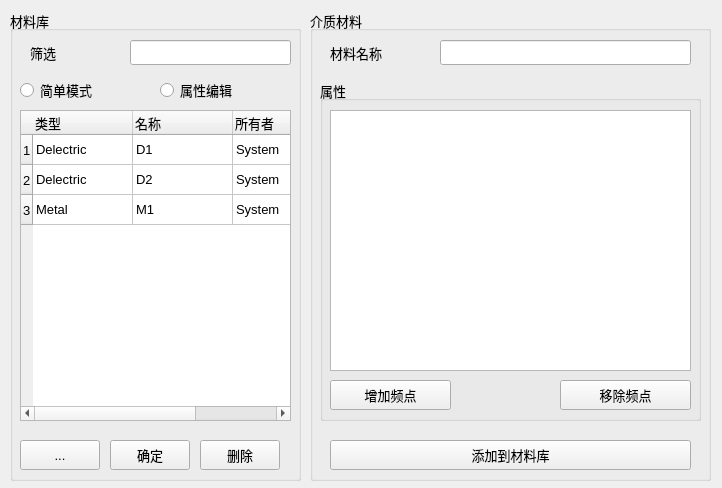
<?xml version="1.0" encoding="UTF-8"?>
<ui version="4.0">
 <class>frmMediaLIbrary</class>
 <widget class="QMainWindow" name="frmMediaLIbrary">
  <property name="geometry">
   <rect>
    <x>0</x>
    <y>0</y>
    <width>722</width>
    <height>488</height>
   </rect>
  </property>
  <property name="font">
   <font>
    <pointsize>10</pointsize>
   </font>
  </property>
  <property name="windowTitle">
   <string>材料管理</string>
  </property>
  <property name="iconSize">
   <size>
    <width>18</width>
    <height>18</height>
   </size>
  </property>
  <widget class="QWidget" name="centralwidget">
   <widget class="QGroupBox" name="groupMediaList">
    <property name="geometry">
     <rect>
      <x>10</x>
      <y>10</y>
      <width>291</width>
      <height>471</height>
     </rect>
    </property>
    <property name="title">
     <string>材料库</string>
    </property>
    <widget class="QTableWidget" name="tbLibrary">
     <property name="geometry">
      <rect>
       <x>10</x>
       <y>100</y>
       <width>271</width>
       <height>311</height>
      </rect>
     </property>
     <row>
      <property name="text">
       <string>1</string>
      </property>
     </row>
     <row>
      <property name="text">
       <string>2</string>
      </property>
     </row>
     <row>
      <property name="text">
       <string>3</string>
      </property>
     </row>
     <column>
      <property name="text">
       <string>类型</string>
      </property>
      <property name="textAlignment">
       <set>AlignJustify|AlignVCenter</set>
      </property>
     </column>
     <column>
      <property name="text">
       <string>名称</string>
      </property>
      <property name="textAlignment">
       <set>AlignJustify|AlignVCenter</set>
      </property>
     </column>
     <column>
      <property name="text">
       <string>所有者</string>
      </property>
      <property name="textAlignment">
       <set>AlignJustify|AlignVCenter</set>
      </property>
     </column>
     <item row="0" column="0">
      <property name="text">
       <string>Delectric</string>
      </property>
     </item>
     <item row="0" column="1">
      <property name="text">
       <string>D1</string>
      </property>
     </item>
     <item row="0" column="2">
      <property name="text">
       <string>System</string>
      </property>
     </item>
     <item row="1" column="0">
      <property name="text">
       <string>Delectric</string>
      </property>
     </item>
     <item row="1" column="1">
      <property name="text">
       <string>D2</string>
      </property>
     </item>
     <item row="1" column="2">
      <property name="text">
       <string>System</string>
      </property>
     </item>
     <item row="2" column="0">
      <property name="text">
       <string>Metal</string>
      </property>
     </item>
     <item row="2" column="1">
      <property name="text">
       <string>M1</string>
      </property>
     </item>
     <item row="2" column="2">
      <property name="text">
       <string>System</string>
      </property>
     </item>
    </widget>
    <widget class="QPushButton" name="btnDeleteMedia">
     <property name="geometry">
      <rect>
       <x>190</x>
       <y>430</y>
       <width>80</width>
       <height>30</height>
      </rect>
     </property>
     <property name="text">
      <string>删除</string>
     </property>
    </widget>
    <widget class="QLabel" name="label_6">
     <property name="geometry">
      <rect>
       <x>20</x>
       <y>30</y>
       <width>81</width>
       <height>25</height>
      </rect>
     </property>
     <property name="text">
      <string>筛选</string>
     </property>
    </widget>
    <widget class="QLineEdit" name="txtFilter">
     <property name="geometry">
      <rect>
       <x>120</x>
       <y>30</y>
       <width>161</width>
       <height>25</height>
      </rect>
     </property>
    </widget>
    <widget class="QToolButton" name="btnNew">
     <property name="geometry">
      <rect>
       <x>10</x>
       <y>430</y>
       <width>80</width>
       <height>30</height>
      </rect>
     </property>
     <property name="text">
      <string>...</string>
     </property>
    </widget>
    <widget class="QRadioButton" name="rdbSimple">
     <property name="geometry">
      <rect>
       <x>10</x>
       <y>70</y>
       <width>101</width>
       <height>20</height>
      </rect>
     </property>
     <property name="text">
      <string>简单模式</string>
     </property>
    </widget>
    <widget class="QRadioButton" name="rdbAdvanced">
     <property name="geometry">
      <rect>
       <x>150</x>
       <y>70</y>
       <width>131</width>
       <height>20</height>
      </rect>
     </property>
     <property name="text">
      <string>属性编辑</string>
     </property>
    </widget>
    <widget class="QPushButton" name="btnOK">
     <property name="geometry">
      <rect>
       <x>100</x>
       <y>430</y>
       <width>80</width>
       <height>30</height>
      </rect>
     </property>
     <property name="text">
      <string>确定</string>
     </property>
    </widget>
   </widget>
   <widget class="QGroupBox" name="groupModel">
    <property name="geometry">
     <rect>
      <x>310</x>
      <y>10</y>
      <width>401</width>
      <height>471</height>
     </rect>
    </property>
    <property name="title">
     <string>介质材料</string>
    </property>
    <widget class="QLineEdit" name="txtMediaName">
     <property name="geometry">
      <rect>
       <x>130</x>
       <y>30</y>
       <width>251</width>
       <height>25</height>
      </rect>
     </property>
    </widget>
    <widget class="QLabel" name="label">
     <property name="geometry">
      <rect>
       <x>20</x>
       <y>30</y>
       <width>91</width>
       <height>25</height>
      </rect>
     </property>
     <property name="text">
      <string>材料名称</string>
     </property>
    </widget>
    <widget class="QPushButton" name="btnAddMedia">
     <property name="geometry">
      <rect>
       <x>20</x>
       <y>430</y>
       <width>361</width>
       <height>30</height>
      </rect>
     </property>
     <property name="text">
      <string>添加到材料库</string>
     </property>
    </widget>
    <widget class="QGroupBox" name="groupFreq">
     <property name="geometry">
      <rect>
       <x>10</x>
       <y>70</y>
       <width>381</width>
       <height>341</height>
      </rect>
     </property>
     <property name="title">
      <string>属性</string>
     </property>
     <widget class="QPushButton" name="btnAddFreq">
      <property name="geometry">
       <rect>
        <x>10</x>
        <y>300</y>
        <width>121</width>
        <height>30</height>
       </rect>
      </property>
      <property name="text">
       <string>增加频点</string>
      </property>
     </widget>
     <widget class="QPushButton" name="btnRemoveFreq">
      <property name="geometry">
       <rect>
        <x>240</x>
        <y>300</y>
        <width>131</width>
        <height>30</height>
       </rect>
      </property>
      <property name="text">
       <string>移除频点</string>
      </property>
     </widget>
     <widget class="QTableWidget" name="tbFreqList">
      <property name="geometry">
       <rect>
        <x>10</x>
        <y>30</y>
        <width>361</width>
        <height>261</height>
       </rect>
      </property>
     </widget>
    </widget>
   </widget>
  </widget>
 </widget>
 <resources/>
 <connections/>
</ui>
